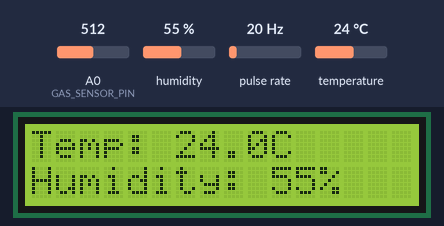
This sketch was run on a simulated ESP8266 (NodeMCU). On the bench: 16×2 character LCD. Wiring (inferred from the names in the program): pulse sensor: data D5. The test bench sets the inputs (shaded band); at power-on: humidity 55 %, pulse rate 20 Hz, A0 (GAS_SENSOR_PIN) = 512, temperature 24 °C. What the sketch prints to the serial monitor is not drawn.

Above: at 3.4 s.
3.5 s: humidity set to 22 %
At 5.2 s:
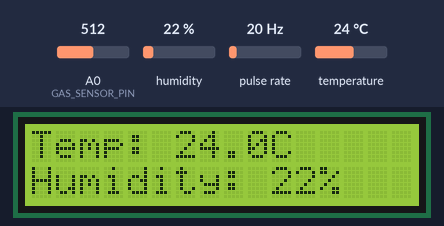
9.7 s: pulse rate (sensor on D5) set to 4 Hz
At 15.7 s:
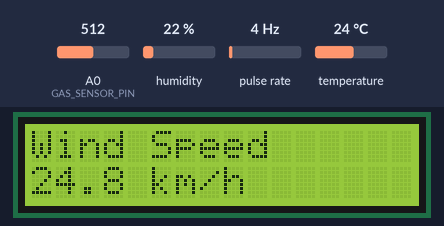
15.9 s: A0 (GAS_SENSOR_PIN) set to 610
At 19.1 s:
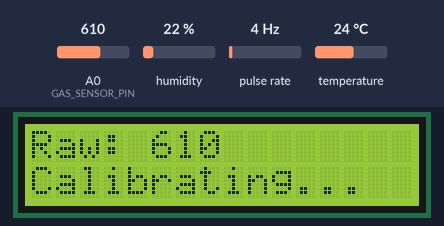
22.1 s: temperature set to 12 °C
At 24.4 s:
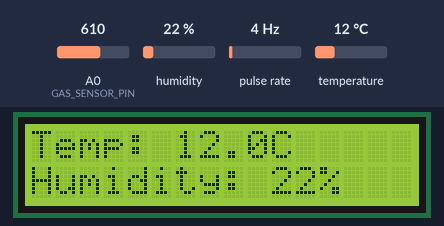
26.5 s: A0 (GAS_SENSOR_PIN) set to 590
At 29.7 s:
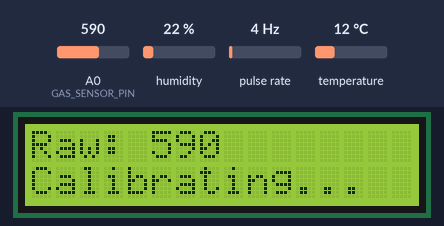
32.7 s: A0 (GAS_SENSOR_PIN) set to 615
At 39.2 s:
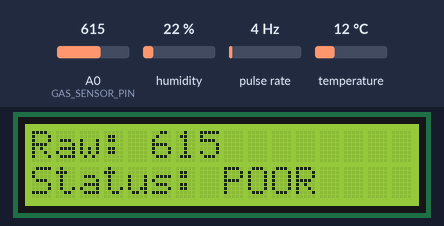
Timing chart, 0 to 39.9 s (numbered marks = the images above; inputs shaded):
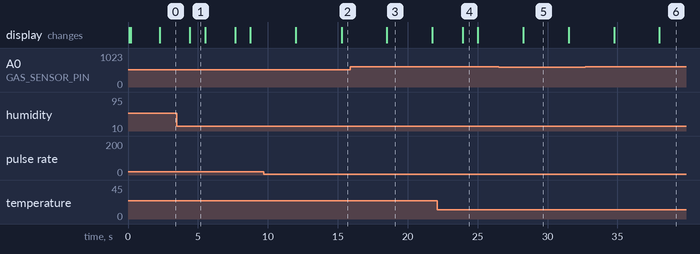

Measured:
- the behaviour switches between 599 and 600 on A0 (GAS_SENSOR_PIN) (found by bisection; images 5 and 6)
- after the input at 22.1 s, the display: changes after 1.8 s (image 4)
- after the input at 32.7 s, the display: first differs from a run without the input after 5.3 s (image 6)
- what the display in image 1 shows lasts 1.1 s, from 4.4 s to 5.5 s
- what the display in image 3 shows lasts 3.3 s, from 18.5 s to 21.8 s

The sketch:

weather.ino
```cpp
// ESP8266 Weather Station with Multiple Sensors
// Sensors: DHT (Temp/Humidity), Wind Speed, Gas Composition (Air Quality)
// Display: 16x2 LCD Screen with cyclic information display

#include <DHT.h>
#include <Wire.h>
#include <LiquidCrystal_I2C.h>

// ========== PIN DEFINITIONS ==========
#define DHTPIN D4         // DHT sensor pin (GPIO2)
#define DHTTYPE DHT22     // DHT22 (AM2302) or DHT11
#define WIND_SPEED_PIN D5 // Wind speed anemometer pin (GPIO14) - must support interrupt
#define GAS_SENSOR_PIN A0 // Gas sensor analog pin (MQ135 or similar)

// LCD Display pins (I2C - 16x2 LCD)
#define LCD_ADDR 0x27 // Default I2C address for 16x2 LCD (change if different)
#define LCD_COLS 16
#define LCD_ROWS 2

// ========== SENSOR OBJECTS ==========
DHT dht(DHTPIN, DHTTYPE);
LiquidCrystal_I2C lcd(LCD_ADDR, LCD_COLS, LCD_ROWS); // Initialize 16x2 LCD

// ========== VARIABLES ==========
volatile int windPulseCount = 0;
unsigned long lastWindCheck = 0;
float windSpeed = 0.0;
float temperature = 0.0;
float humidity = 0.0;
int gasLevel = 0;
int gasQuality = 0;

// Display cycling
unsigned long lastDisplayUpdate = 0;
int currentDisplayScreen = 0; // 0: Temp/Humidity, 1: Wind Speed, 2: Air Quality
#define DISPLAY_INTERVAL 3000 // Display each screen for 3 seconds

// Wind speed calculation constants
// Typical anemometer: 1 pulse per rotation, cup diameter determines speed per rotation
#define WIND_PULSES_PER_ROTATION 1
#define WIND_CALIBRATION_FACTOR 2.4 // km/h per pulse per second (adjust for your anemometer)

// Gas sensor calibration (MQ135 or similar)
#define GAS_SENSOR_MAX_READING 1023
#define GAS_SENSOR_WARMUP_TIME 30000   // 30 seconds warmup time for MQ sensor
#define GAS_QUALITY_THRESHOLD_GOOD 400 // Adjust these based on your sensor readings
#define GAS_QUALITY_THRESHOLD_FAIR 600
#define GAS_QUALITY_THRESHOLD_POOR 800

// Calibration flag
bool gasCalibrated = false;
unsigned long calibrationStartTime = 0;

// ========== SETUP ==========
void setup()
{
  Serial.begin(115200);
  delay(100);

  Serial.println("\n\n");
  Serial.println("========================================");
  Serial.println("ESP8266 Weather Station Starting...");
  Serial.println("========================================");

  // Initialize LCD
  Wire.begin(); // Start I2C communication
  lcd.init();
  lcd.backlight(); // Turn on backlight
  lcd.print("Weather Station");
  lcd.setCursor(0, 1);
  lcd.print("Initializing...");
  Serial.println("LCD initialized");
  delay(2000);

  // Initialize DHT sensor
  dht.begin();
  Serial.println("DHT Sensor initialized");

  // Initialize wind speed sensor (interrupt pin)
  pinMode(WIND_SPEED_PIN, INPUT_PULLUP);
  attachInterrupt(digitalPinToInterrupt(WIND_SPEED_PIN), windSpeedISR, RISING);
  Serial.println("Wind Speed Sensor initialized");

  // Initialize gas sensor
  pinMode(GAS_SENSOR_PIN, INPUT);
  Serial.println("Gas Sensor initialized");
  calibrationStartTime = millis();

  lastWindCheck = millis();
  lastDisplayUpdate = millis();

  Serial.println("All sensors initialized successfully!");
  Serial.println("Warming up gas sensor (30 seconds)...\n");

  lcd.clear();
}

// ========== MAIN LOOP ==========
void loop()
{
  // Read DHT sensor (temperature and humidity)
  readDHTSensor();

  // Calculate wind speed
  calculateWindSpeed();

  // Read gas sensor
  readGasSensor();

  // Update LCD with cyclic display
  updateLCDDisplay();

  // Display all readings to Serial
  displayReadings();

  // Wait 500ms before next reading
  delay(500);
}

// ========== SENSOR READING FUNCTIONS ==========

// Read DHT22/DHT11 temperature and humidity
void readDHTSensor()
{
  // DHT sensor can only be read every ~2 seconds
  float h = dht.readHumidity();
  float t = dht.readTemperature();     // Celsius
  float f = dht.readTemperature(true); // Fahrenheit

  // Check if readings are valid
  if (isnan(h) || isnan(t) || isnan(f))
  {
    Serial.println("WARNING: Failed to read from DHT sensor!");
    return;
  }

  humidity = h;
  temperature = t;
}

// Calculate wind speed from anemometer pulses
void calculateWindSpeed()
{
  unsigned long currentTime = millis();
  unsigned long elapsedTime = currentTime - lastWindCheck;

  // Calculate wind speed every 5 seconds
  if (elapsedTime >= 5000)
  {
    float pulsesPerSecond = (float)windPulseCount / (elapsedTime / 1000.0);
    windSpeed = pulsesPerSecond * WIND_CALIBRATION_FACTOR;

    // Reset counter for next calculation
    windPulseCount = 0;
    lastWindCheck = currentTime;
  }
}

// Read gas composition sensor (analog)
void readGasSensor()
{
  gasLevel = analogRead(GAS_SENSOR_PIN);

  // Check if sensor is still calibrating
  if (!gasCalibrated)
  {
    if (millis() - calibrationStartTime >= GAS_SENSOR_WARMUP_TIME)
    {
      gasCalibrated = true;
      Serial.println("Gas sensor warmup complete - calibration ready!\n");
    }
    return; // Don't update quality until sensor is warm
  }

  // Determine air quality based on threshold values
  if (gasLevel < GAS_QUALITY_THRESHOLD_GOOD)
  {
    gasQuality = 0; // Good
  }
  else if (gasLevel < GAS_QUALITY_THRESHOLD_FAIR)
  {
    gasQuality = 1; // Fair
  }
  else if (gasLevel < GAS_QUALITY_THRESHOLD_POOR)
  {
    gasQuality = 2; // Poor
  }
  else
  {
    gasQuality = 3; // Very Poor
  }
}

// ========== INTERRUPT SERVICE ROUTINE ==========
void IRAM_ATTR windSpeedISR()
{
  windPulseCount++;
}

// ========== DISPLAY FUNCTIONS ==========

// Update LCD with cyclic display (rotates through different sensor readings)
void updateLCDDisplay()
{
  unsigned long currentTime = millis();

  // Switch display every DISPLAY_INTERVAL milliseconds
  if (currentTime - lastDisplayUpdate >= DISPLAY_INTERVAL)
  {
    currentDisplayScreen = (currentDisplayScreen + 1) % 3; // Cycle through 0, 1, 2
    lastDisplayUpdate = currentTime;
    lcd.clear();
  }

  // Display based on current screen
  switch (currentDisplayScreen)
  {
  case 0:
    displayScreenTemperature();
    break;
  case 1:
    displayScreenWindSpeed();
    break;
  case 2:
    displayScreenAirQuality();
    break;
  }
}

// LCD Screen 1: Temperature and Humidity
void displayScreenTemperature()
{
  lcd.setCursor(0, 0);
  lcd.print("Temp: ");
  lcd.print(temperature, 1);
  lcd.print("C");

  lcd.setCursor(0, 1);
  lcd.print("Humidity: ");
  lcd.print(humidity, 0);
  lcd.print("%");
}

// LCD Screen 2: Wind Speed
void displayScreenWindSpeed()
{
  lcd.setCursor(0, 0);
  lcd.print("Wind Speed");

  lcd.setCursor(0, 1);
  lcd.print(windSpeed, 1);
  lcd.print(" km/h");
}

// LCD Screen 3: Air Quality (Gas Sensor)
void displayScreenAirQuality()
{
  lcd.setCursor(0, 0);
  lcd.print("Raw: ");
  lcd.print(gasLevel);

  lcd.setCursor(0, 1);

  if (!gasCalibrated)
  {
    lcd.print("Calibrating...");
  }
  else
  {
    switch (gasQuality)
    {
    case 0:
      lcd.print("Status: GOOD");
      break;
    case 1:
      lcd.print("Status: FAIR");
      break;
    case 2:
      lcd.print("Status: POOR");
      break;
    case 3:
      lcd.print("Status: VERY POOR");
      break;
    }
  }
}

void displayReadings()
{
  Serial.println("========================================");
  Serial.println("WEATHER STATION READINGS");
  Serial.println("========================================");

  // Temperature and Humidity
  Serial.print("Temperature: ");
  Serial.print(temperature);
  Serial.println(" °C");

  Serial.print("Humidity: ");
  Serial.print(humidity);
  Serial.println(" %");

  // Wind Speed
  Serial.print("Wind Speed: ");
  Serial.print(windSpeed);
  Serial.println(" km/h");

  // Gas/Air Quality
  Serial.print("Gas Level: ");
  Serial.print(gasLevel);
  Serial.print(" / ");
  Serial.println(GAS_SENSOR_MAX_READING);

  if (!gasCalibrated)
  {
    Serial.println("Air Quality: CALIBRATING (wait 30 sec)");
  }
  else
  {
    Serial.print("Air Quality: ");
    switch (gasQuality)
    {
    case 0:
      Serial.println("GOOD");
      break;
    case 1:
      Serial.println("FAIR");
      break;
    case 2:
      Serial.println("POOR");
      break;
    case 3:
      Serial.println("VERY POOR");
      break;
    }
  }

  Serial.println("========================================\n");
}
```
